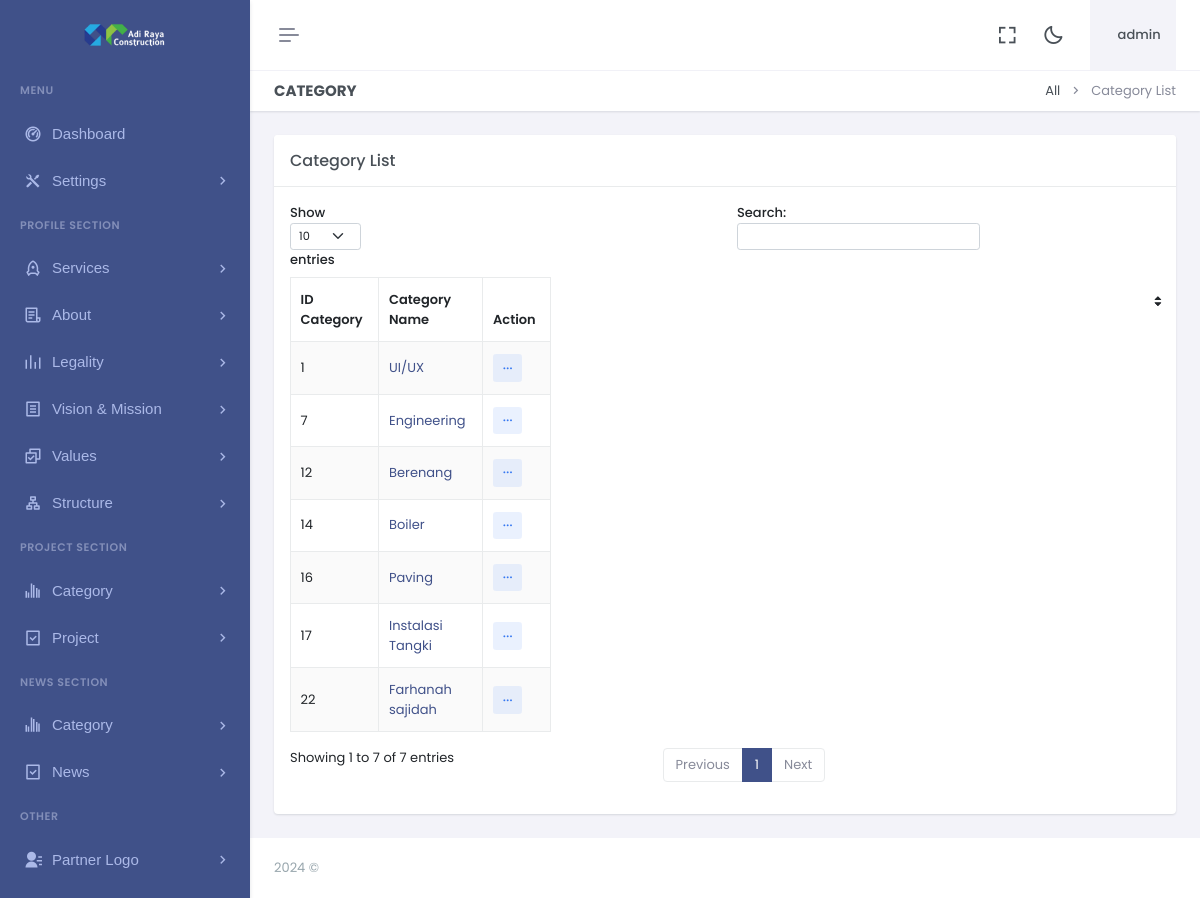
The app's page /dashboard/categorylist.php (signed in), older data.
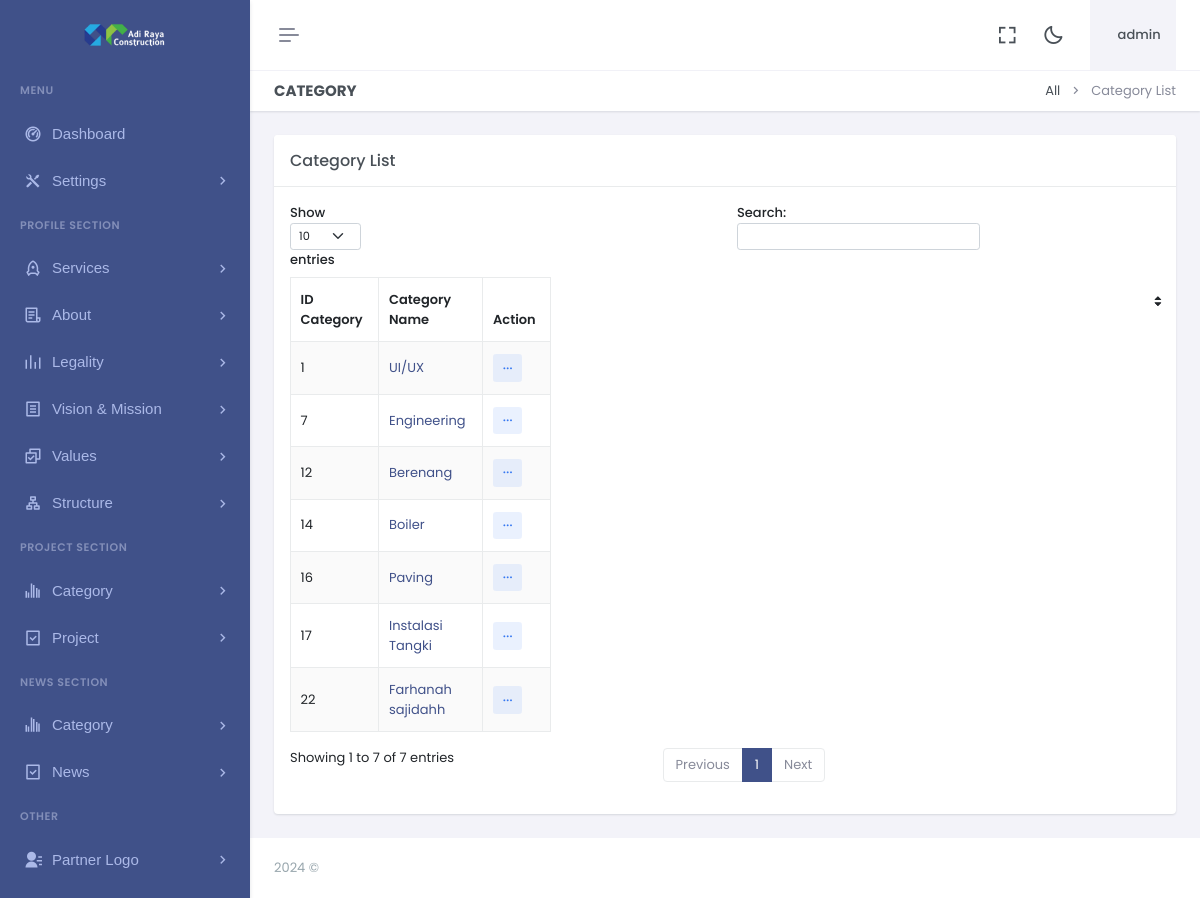
The same page, newer data.
### tables this page shows
CREATE TABLE `category` (
  `cat_id` int(11) NOT NULL,
  `name` varchar(150) NOT NULL
);

### dashboard/categorylist.php (the view)
<?php include"header.php";?>
<?php include"sidebar.php";?>
<div class="main-content">
 <div class="page-content">
       <div class="container-fluid">
                    <div class="row">
                        <div class="col-12">
                            <div class="page-title-box d-sm-flex align-items-center justify-content-between">
                                <h4 class="mb-sm-0">Category</h4>
                                <div class="page-title-right">
                                    <ol class="breadcrumb m-0">
                                        <li class="breadcrumb-item"><a href="javascript: void(0);">All</a></li>
                                        <li class="breadcrumb-item active">Category List</li>
                                    </ol>
                                </div>
                            </div>
                        </div>
                    </div>
                    <div class="row">
                        <div class="col-lg-12">
                            <div class="card">
                                <div class="card-header">
                                    <h5 class="card-title mb-0">Category List</h5>
                                </div>
                                <div class="card-body">
                                    <table id="example" class="table table-bordered dt-responsive nowrap table-striped align-middle" style="width:30%">
                                        <thead>
                                            <tr>
                                                <th data-ordering="false">ID Category</th>
                                                <th data-ordering="false">Category Name</th>
                                                <th>Action</th>
                                            </tr>
                                        </thead>
                                        <tbody>
                                        <?php
				   $q="SELECT * FROM category ORDER BY cat_id DESC";
 $r123 = mysqli_query($con,$q);
while($ro = mysqli_fetch_array($r123))
{
	$cat_id="$ro[cat_id]";
	$name="$ro[name]";
  print "<tr>
				  <td>
				  $cat_id
				  </td>
          <td><a href='$name'>
				  $name</a>
				  </td>
          <td>
                                                    <div class='dropdown d-inline-block'>
                                                        <button class='btn btn-soft-secondary btn-sm dropdown' type='button' data-bs-toggle='dropdown' aria-expanded='false'>
                                                            <i class='ri-more-fill align-middle'></i>
                                                        </button>
                                                        <ul class='dropdown-menu dropdown-menu-end'>
                                                        <li><a href='editcategory.php?id=$cat_id' class='dropdown-item edit-item-btn'><i class='ri-pencil-fill align-bottom me-2 text-muted'></i> Edit</a></li>
                                                          <li>
                                                            <li>
                                                                <a href='deletecategory.php?id=$cat_id' class='dropdown-item remove-item-btn'>
                                                                    <i class='ri-delete-bin-fill align-bottom me-2 text-muted'></i> Delete
                                                                </a>
                                                            </li>
                                                        </ul>
                                                    </div>
                                                </td>
				  </tr>";
  }
  ?>
                                        </tbody>
                                    </table>
                                </div>
                            </div>
                        </div>
                    </div>
                </div>
            </div>
            <?php include"footer.php";?>

Row changes from the older to the newer data that the page shows:
changed category id 22: name "Farhanah sajidah" → "Farhanah sajidahh"
